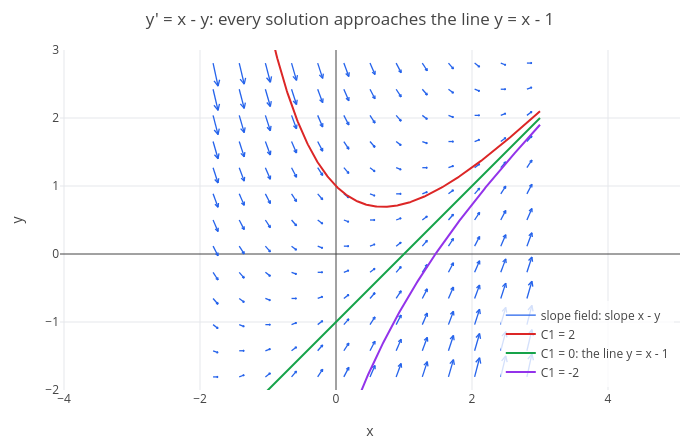

Notebook source saved alongside this figure:
### Markdown cell above
Check it by substitution, which is always possible and always worth it: $y = C_1e^{-x} + x - 1$ gives
$y' = -C_1e^{-x} + 1$, and $x - y = -C_1e^{-x} + 1$. Equal. Now the picture, with three members of the family:

### Code cell
ya = subs(sol, C1, 2);
yb = subs(sol, C1, 0);
yc = subs(sol, C1, -2);
p = show(fieldplot([1, x - y], x, -2, 3, y, -2, 3, 13), plot(ya, yb, yc, x, -2, 3));
p = legend(p, "slope field: slope x - y", "C1 = 2", "C1 = 0: the line y = x - 1", "C1 = -2");
p = window(p, -2, 3, -2, 3);
labels(title(p, "y' = x - y: every solution approaches the line y = x - 1"), "x", "y")

### Figure 1 — Plotly figure (JSON) as saved in the notebook; plotly's stock layout.template omitted (floating-point values rounded to 4 significant figures; data arrays with more than 128 entries replaced by an {"elided": "..."} marker saying what was removed)
{"data": [{"line": {"color": "#2563eb", "width": 1.3}, "mode": "lines", "name": "slope field: slope x - y", "type": "scatter", "x": {"elided": "1521 float values"}, "y": {"elided": "1521 float values"}}, {"line": {"color": "#dc2626", "width": 2}, "mode": "lines", "name": "C1 = 2", "type": "scatter", "x": {"elided": "402 float values"}, "y": {"elided": "402 float values"}}, {"line": {"color": "#16a34a", "width": 2}, "mode": "lines", "name": "C1 = 0: the line y = x - 1", "type": "scatter", "x": {"elided": "402 float values"}, "y": {"elided": "402 float values"}}, {"line": {"color": "#9333ea", "width": 2}, "mode": "lines", "name": "C1 = -2", "type": "scatter", "x": {"elided": "402 float values"}, "y": {"elided": "402 float values"}}], "layout": {"height": 440, "legend": {"bgcolor": "rgba(255,255,255,0.8)", "x": 0.99, "xanchor": "right", "y": 0.01, "yanchor": "bottom"}, "margin": {"b": 50, "l": 60, "r": 20, "t": 50}, "showlegend": true, "title": {"text": "y' = x - y: every solution approaches the line y = x - 1"}, "width": 700, "xaxis": {"title": {"text": "x"}, "zeroline": true}, "yaxis": {"range": [-2, 3], "scaleanchor": "x", "scaleratio": 1, "title": {"text": "y"}, "zeroline": true}}}
